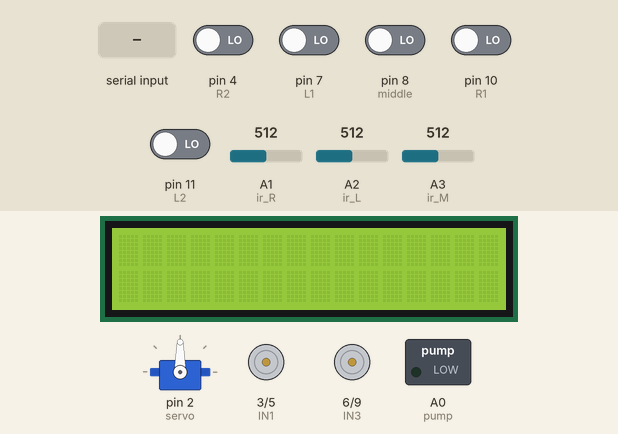
Recording of a sketch running on a simulated Arduino Uno, built with avr-gcc and run on an emulated ATmega328P. On the bench: servo, 16×2 character LCD, motor-driver pin pairs drawn as motors (green arrow = first pin HIGH = forward, orange = second pin HIGH = backward, longer = more drive), switched loads named in the sketch (green lamp = pin HIGH). The test bench sets the inputs (shaded band); at power-on: pin 4 (R2), pin 7 (L1), pin 8 (middle), pin 10 (R1), pin 11 (L2) LOW, A1 (ir_R) = 512, A2 (ir_L) = 512, A3 (ir_M) = 512. What the sketch prints to the serial monitor is not drawn.

Above: at 1.2 s.
1.3 s: "R" received over the second serial link
At 2.1 s:
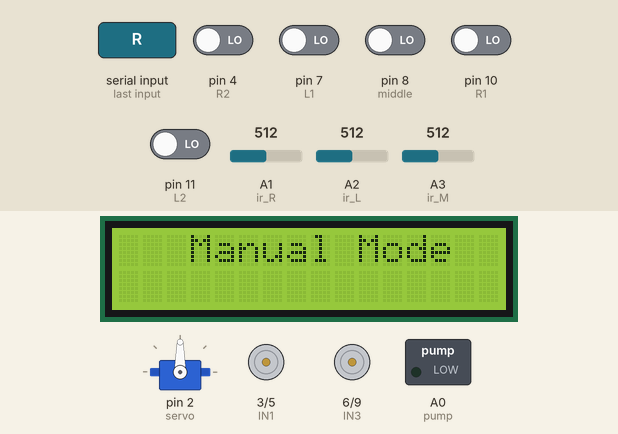
2.8 s: "A" received over Serial
At 3.15 s:
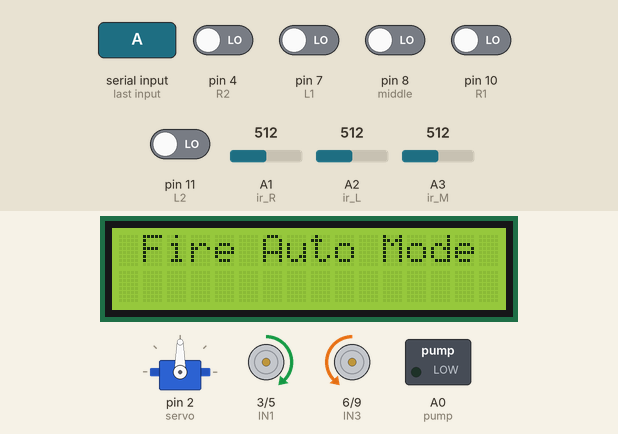
4.7 s: "I" received over Serial
At 5.8 s:
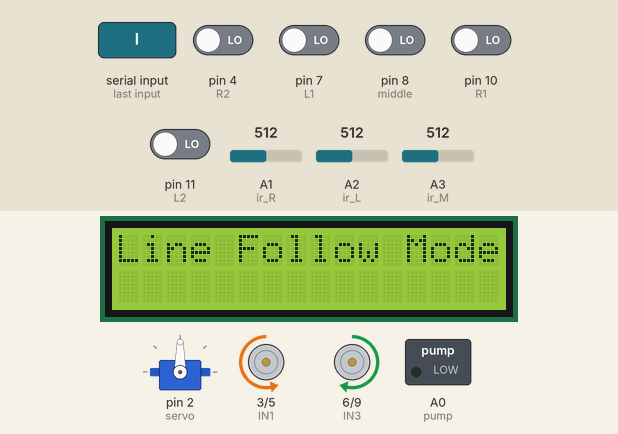
7.7 s: "R" received over the second serial link
At 8.06 s:
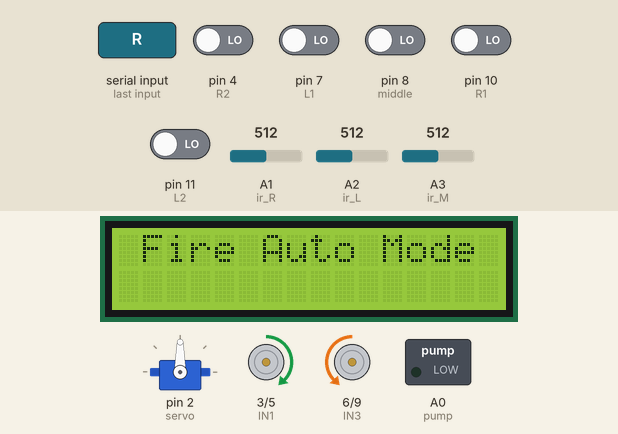
9.2 s: A1 (ir_R) set to 45
10.7 s: A1 (ir_R) set to 40
At 12.2 s:
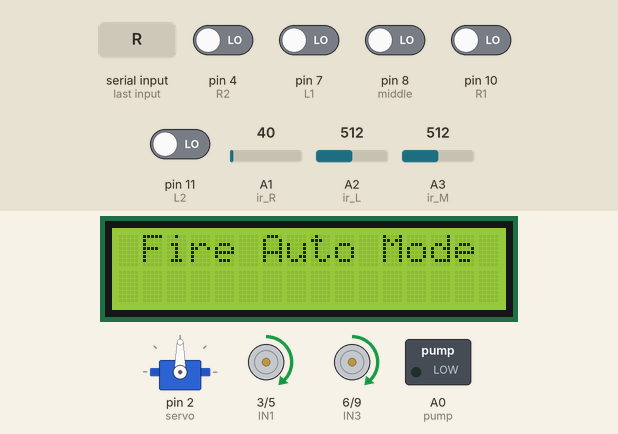
Timing chart, 0 to 13.2 s (numbered marks = the images above; inputs shaded):
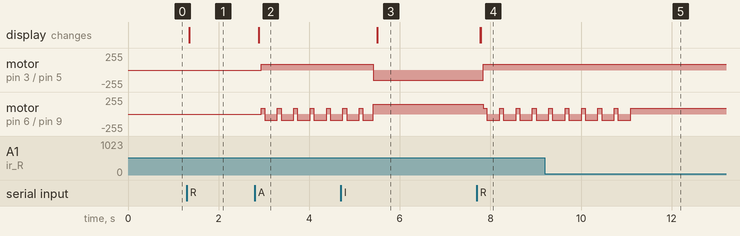

The sketch:

Rookies_FP.ino.ino
```cpp
#include <Servo.h>
#include <SoftwareSerial.h>
#include <Wire.h>
#include <LiquidCrystal_I2C.h>

SoftwareSerial mySerial(0, 1); // RX, TX
Servo myServo;
LiquidCrystal_I2C lcd(0x27,16,2);  // set the LCD address to 0x27 for a 16 chars and 2 line display


#define IN1 3     // Left Motor forward
#define IN2 5     // Left Motor backward
#define IN3 6     // Right motor forward
#define IN4 9     // Right Motor backward

#define ir_R A1  // Right flame sensor
#define ir_L A2  // Left flame sensor
#define ir_M A3  // Center flame sensor

#define servo 2
#define pump A0  // Pump pin

//Pins of 5 channel IR sensor
#define L2 11
#define L1 7
#define middle 8
#define R1 10
#define R2 4

byte data, angle = 0;
int s1, s2, s3;

bool sensorValues[5];
char lastMove = 'F', Mode = 'S';
const byte threshold = 3;  // To make sure there is a flame


void setup() {
  pinMode(IN1, OUTPUT);
  pinMode(IN2, OUTPUT);
  pinMode(IN3, OUTPUT);
  pinMode(IN4, OUTPUT);
  for (byte i = 0; i < 3; i++)
    pinMode(A1 + i, INPUT);
  pinMode(pump, OUTPUT);
  pinMode(servo, OUTPUT);
  pinMode(L2, INPUT);
  pinMode(L1, INPUT);
  pinMode(middle, INPUT);
  pinMode(R1, INPUT);
  pinMode(R2, INPUT);

  myServo.attach(servo);  // Servo is connected to pin 2
  myServo.write(90);   // Default position of the servo
  lcd.init();
  lcd.backlight();

  Serial.begin(9600);
  while (!Serial) {
    ; // wait for serial port to connect. Needed for native USB port only
  }
  mySerial.begin(9600);
}

void loop() {
  /* Line follower mode             -> I
     Manual control mode            -> R
     Automatic fire fighting mode   -> A
  */
  if (mySerial.read() == 82)
    Mode = 'R';
  if (mySerial.read() == 73)
    Mode = 'I';
  if (mySerial.read() == 65)
    Mode = 'A';
  Serial.println(Mode);
  switch (Mode) {
    case 'A':
    FA();
    break;
    case 'I':
    IR();
    break;
    case 'R':
    manual();
    break;
    default :
    Serial.println("Else !");
    break;
  }
}

// Moving forward
void forward() {
  analogWrite(IN1, 120);
  analogWrite(IN2, 0);
  analogWrite(IN3, 120);
  analogWrite(IN4, 0);
  lastMove = 'F';
}

// Turning right
void right() {
  analogWrite(IN1, 150);
  analogWrite(IN2, 0);
  analogWrite(IN3, 0);
  analogWrite(IN4, 150);
  lastMove = 'R';
}

// Turning left
void left() {
  analogWrite(IN1, 0);
  analogWrite(IN2, 150);
  analogWrite(IN3, 150);
  analogWrite(IN4, 0);
  lastMove = 'L';
}

// Taking the reading of the 5 channel IR sensor
void readSensors() {
  sensorValues[0] = digitalRead(L2);
  sensorValues[1] = digitalRead(L1);
  sensorValues[2] = digitalRead(middle);
  sensorValues[3] = digitalRead(R1);
  sensorValues[4] = digitalRead(R2);

  Serial.print("Sensors: ");
  for (byte i = 0; i < 5; i++) {
    Serial.print(sensorValues[i]);
    Serial.print(" ");
  }
  Serial.println();
}

void continueLastMove() {
  if (lastMove == 'L') left();
  else if (lastMove == 'R') right();
  else forward();
}

// Line follower mode
void IR() {
  if (Serial.read() == 65)
    Mode = 'A';
  if (Serial.read() == 82)
    Mode = 'R';
  lcd.clear();
  lcd.setCursor(0, 0);
  lcd.println("Line Follow Mode");
  readSensors();
  if (sensorValues[1] == 0 || sensorValues[0] == 0) { // L1 - يسار بسيط
    left();
  }
  else if (sensorValues[3] == 0 || sensorValues[4] == 0) { // R1 - يمين بسيط
    right();
  }
  else if (sensorValues[2] == 0) { // الأوسط فقط إذا لم يظهر الجانبين
    forward();
  }
  else {
    // إذا فقد الخط تمامًا، أكمل في نفس الاتجاه الأخير
    continueLastMove();
  }
}

// Manual mode (RC)
void manual() {
  if (Serial.available()) {
    data = Serial.read();
    Serial.println(data);
  }

  if (data == 65) {
    Mode = 'A';
  }
  if (data == 73) {
    Mode = 'I';
  }

  delay(30);

  if (data == 1) {
    analogWrite(IN1, 255);
    analogWrite(IN2, 0);
    analogWrite(IN3, 255);
    analogWrite(IN4, 0);
  }

  else if (data == 2) {
    analogWrite(IN1, 0);
    analogWrite(IN2, 255);
    analogWrite(IN3, 0);
    analogWrite(IN4, 255);
  }
  else if (data == 3) {
    analogWrite(IN1, 255);
    analogWrite(IN2, 0);
    analogWrite(IN3, 0);
    analogWrite(IN4, 0);
  }
  else if (data == 4) {
    analogWrite(IN1, 0);
    analogWrite(IN2, 0);
    analogWrite(IN3, 255);
    analogWrite(IN4, 0);
  }
  else if (data == 5) {
    analogWrite(IN1, 0);
    analogWrite(IN2, 0);
    analogWrite(IN3, 0);
    analogWrite(IN4, 0);
  }
  else if (data == 7) {
    angle += 5;
    myServo.write(angle);
    }
  else if (data == 6) {
    angle -= 5;
    myServo.write(angle);
  }
  else if (data == 78)
    digitalWrite(pump, HIGH);
  else if (data == 70)
    digitalWrite(pump, LOW);
  lcd.clear();
  lcd.setCursor(0, 0);
  lcd.println("   Manual Mode  ");
}

// Automatic fire fighting mode
void FA() {
  if (Serial.read() == 73)
    Mode = 'I';
  if (Serial.read() == 82)
    Mode = 'R';

  lcd.clear();
  lcd.setCursor(0, 0);
  lcd.println(" Fire Auto Mode ");

  s1 = analogRead(ir_R);    // Right
  s3 = analogRead(ir_M);    // front
  s2 = analogRead(ir_L);    // left

  Serial.print("Right: "); Serial.print(s1);
  Serial.print(" | Middle: "); Serial.print(s2);
  Serial.print(" | Left: "); Serial.println(s3);
  delay(50);
  if (s1 < 37) {
    Stop();
    digitalWrite(pump, 1);
    for (int angle = 90; angle <= 180; angle += 3)
      servoPulse(servo, angle);
    for (int angle = 180; angle >= 90; angle -= 3)
      servoPulse(servo, angle);
  }
  else if (s2 < 41) {
    Stop();
    digitalWrite(pump, 1);
    for (int angle = 90; angle <= 140; angle += 3)
      servoPulse(servo, angle);
    for(int angle = 140; angle >= 40; angle -= 3)
      servoPulse(servo, angle);
    for(int angle = 40; angle <= 90; angle += 3)
      servoPulse(servo, angle);
  }
  else if (s3 < 41) {
    Stop();
    digitalWrite(pump, 1);
    for(int angle = 90; angle >= 0; angle -= 3) {
      servoPulse(servo, angle);
    }
    for(int angle = 0; angle <= 90; angle += 3) {
      servoPulse(servo, angle);
    }
  }
  else if (s1 >= 41 && s1 <= 920) {
    digitalWrite(pump, 0);
    forword();
    delay(80);
    turnRight();
    delay(200);
  }
  else if(s2 >= 41 && s2 <= 920) {
    digitalWrite(pump, 0);
    forword();
  }
  else if(s3 >= 41 && s3 <= 920){
    digitalWrite(pump, 0);
    forword();
    delay(80);
    turnLeft();
    delay(200);
  }
  else {
    digitalWrite(pump, 0);
    Stop();
  }
  delay(10);
}

void servoPulse (int pin, int angle){
  int pwm = (angle * 11) + 500; // Convert angle to microseconds
  myServo.write(angle);
  delayMicroseconds(pwm);
  delay(50); // Refresh cycle of servo
}

void forword(){ //forword
  analogWrite(IN1, 90);
  analogWrite(IN2, 0);
  analogWrite(IN3, 90);
  analogWrite(IN4, 0);
}

void backword(){ //backword
  analogWrite(IN1, 0);
  analogWrite(IN2, 90);
  analogWrite(IN3, 0);
  analogWrite(IN4, 90);
}

void turnRight(){ //turnRight
  analogWrite(IN1, 90);
  analogWrite(IN2, 0);
  analogWrite(IN3, 0);
  analogWrite(IN4, 90);
}

void turnLeft(){ //turnLeft
  analogWrite(IN1, 0);
  analogWrite(IN2, 90);
  analogWrite(IN3, 90);
  analogWrite(IN4, 0);
}

void Stop(){ //stop
  analogWrite(IN1, 0);
  analogWrite(IN2, 0);
  analogWrite(IN3, 0);
  analogWrite(IN4, 0);
}
```

Measured:
- the behaviour switches between 41 and 40 on A1 (ir_R) (found by bisection; images 4 and 5)
- after the input at 1.3 s, the display: changes after 0.05 s (image 1)
- after the input at 2.8 s, motor on pin 3 (IN1) / pin 5 (IN2): stopped → forward 90/255 after 0.14 s; motor on pin 6 (IN3) / pin 9 (IN4): alternates forward 90/255 for 0.08 s and backward 90/255 for 0.28 s, starting after 0.14 s; the display: changes after 0.09 s (image 2)
- after the input at 4.7 s, motor on pin 3 (IN1) / pin 5 (IN2): forward 90/255 → backward 150/255 after 0.72 s; the display: changes after 0.80 s (image 3)
- after the input at 7.7 s, motor on pin 3 (IN1) / pin 5 (IN2): backward 150/255 → forward 90/255 after 0.14 s; motor on pin 6 (IN3) / pin 9 (IN4): alternates forward 90/255 for 0.08 s and backward 90/255 for 0.28 s, starting after 0.14 s; the display: first changes after 0.07 s (image 4 shows a later state)
- after the input at 10.7 s, motor on pin 6 (IN3) / pin 9 (IN4): goes on until 11.1 s, then stays forward 90/255
